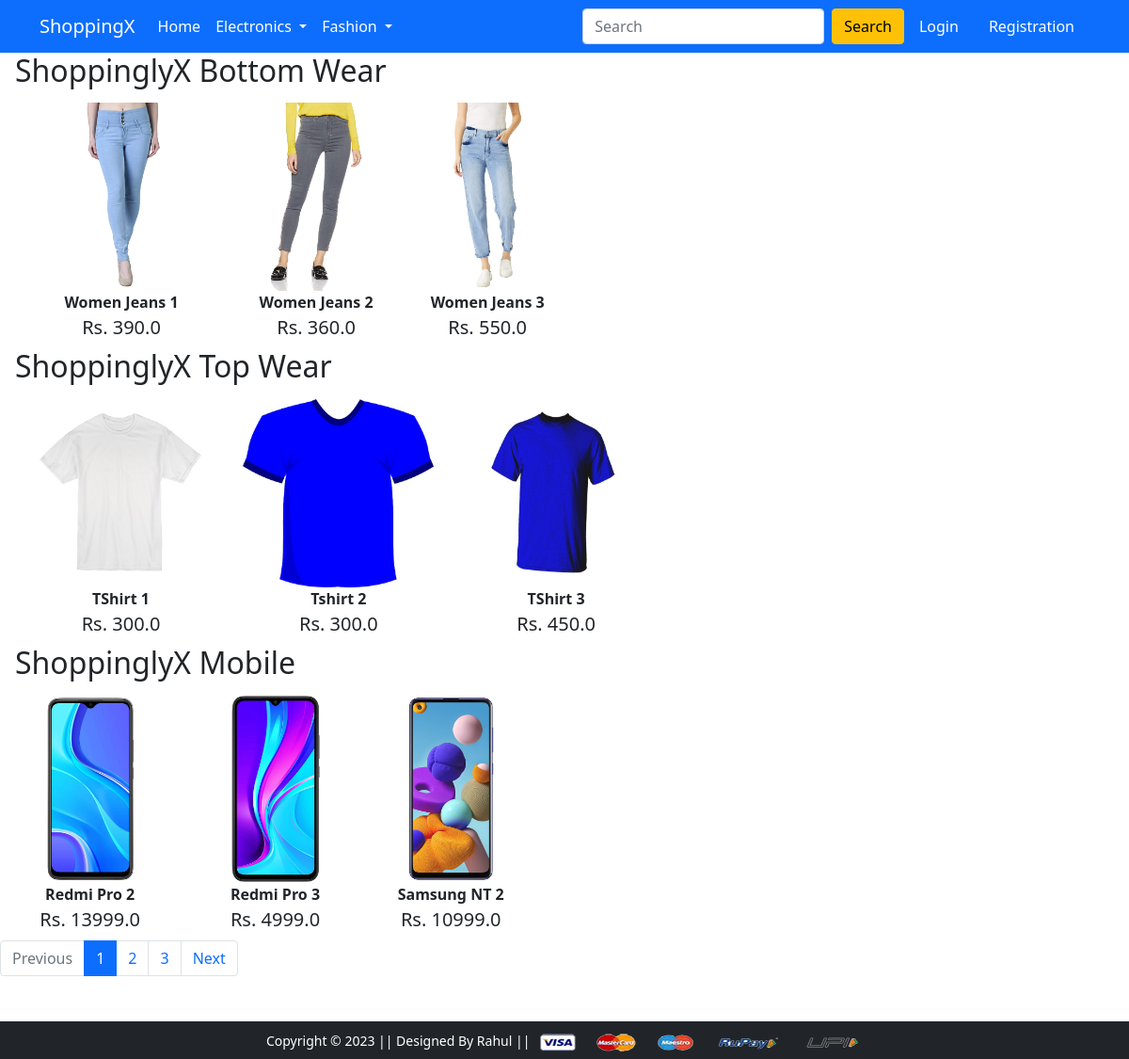
/inde/, run on the app's committed database.
### app/models.py (models this page shows, shortened)
class Product(models.Model):
 title = models.CharField(max_length=100)
 selling_price = models.FloatField()
 discounted_price = models.FloatField()
 description = models.TextField()
 brand = models.CharField(max_length=100)
 category = models.CharField( choices=CATEGORY_CHOICES, max_length=2)
 product_image = models.ImageField(upload_to='productimg')

### app/views.py (the view)
# urls.py: path('inde/', views.ProductView1, name="index1"),
def ProductView1(request):
    topwears = Product.objects.filter(category='TW')
    bottomwears = Product.objects.filter(category='BW')
    mobiles = Product.objects.filter(category='M')
    topwears_paginator = Paginator(topwears, 3)
    bottomwears_paginator = Paginator(bottomwears, 3)
    mobiles_paginator = Paginator(mobiles, 3)
    topwears_page_number = request.GET.get('topwears_page')
    bottomwears_page_number = request.GET.get('bottomwears_page')
    mobiles_page_number = request.GET.get('mobiles_page')
    topwears_page_obj = topwears_paginator.get_page(topwears_page_number)
    bottomwears_page_obj = bottomwears_paginator.get_page(bottomwears_page_number)
    mobiles_page_obj = mobiles_paginator.get_page(mobiles_page_number)
    return render(request, 'app/index1.html', {
        'topwears_page_obj': topwears_page_obj,
        'bottomwears_page_obj': bottomwears_page_obj,
        'mobiles_page_obj': mobiles_page_obj,
    })

### app/templates/app/index1.html (shortened to what this page needs)
{% extends 'app/base.html' %}
{% load static %}
{% block main-content %}
<div class="mx-3" >
  <h2>ShoppinglyX Bottom Wear</h2>
  <div >
   {% for m in bottomwears_page_obj %}
     <a href="{% url 'product-detail' m.id %}" class="btn"><div class="item"><img src="{{m.product_image.url}}" alt="" height="200"><br><span class="fw-bold">{{m.title}}</span><br><span class="fs-5">Rs. {{m.discounted_price}}</span></div></a>
   {% endfor %}
  </div>
 </div>
<div class="mx-3" card>
 <h2>ShoppinglyX Top Wear</h2>
 <div >
  {% for tp in topwears_page_obj %}
    <a href="{% url 'product-detail' tp.id %}" class="btn"><div class="item"><img src="{{tp.product_image.url}}" alt="" height="200"><br><span class="fw-bold">{{tp.title}}</span><br><span class="fs-5">Rs. {{tp.discounted_price}}</span></div></a>
  {% endfor %}
 </div>
</div>
<div class="mx-3" card>
 <h2>ShoppinglyX Mobile</h2>
 <div >
  {% for m in mobiles_page_obj %}
    <a href="{% url 'product-detail' m.id %}" class="btn"><div class="item"><img src="{{m.product_image.url}}" alt="" height="200"><br><span class="fw-bold">{{m.title}}</span><br><span class="fs-5">Rs. {{m.discounted_price}}</span></div></a>
  {% endfor %}
 </div>
</div>
<nav aria-label="...">
  <ul class="pagination">
      {% if topwears_page_obj.has_previous %}
      <li class="page-item">
          <a class="page-link" href="?topwears_page={{ topwears_page_obj.previous_page_number }}">Previous</a>
      </li>
      {% else %}
      <li class="page-item disabled">
          <a class="page-link" href="#" tabindex="-1" aria-disabled="true">Previous</a>
      </li>
      {% endif %}
      {% for i in topwears_page_obj.paginator.page_range %}
      {% if i == topwears_page_obj.number %}
      <li class="page-item active"><a class="page-link">{{i}}</a></li>
      {% else %}
      <li class="page-item"><a class="page-link" href="?topwears_page={{i}}">{{i}}</a></li>
      {% endif %}
      {% endfor %}
      {% if topwears_page_obj.has_next %}
      <li class="page-item">
          <a class="page-link" href="?topwears_page={{ topwears_page_obj.next_page_number }}">Next</a>
      </li>
      {% else %}
      <li class="page-item disabled">
          <a class="page-link" href="#" tabindex="-1" aria-disabled="true">Next</a>
      </li>
      {% endif %}
  </ul>
</nav>
{% endblock main-content %}

### app/templates/app/base.html (shortened to what this page needs)
<!doctype html>
{% load static %}
<html lang="en">
  <head>
    <link href="https://cdn.jsdelivr.net/npm/bootstrap@5.0.0-beta1/dist/css/bootstrap.min.css" rel="stylesheet">
    <link rel="stylesheet" href="{% static 'app/css/owl.carousel.min.css' %}">
    <link rel="stylesheet" href="{% static 'app/css/all.min.css' %}">
    <link rel="stylesheet" href="{% static 'app/css/style.css' %}">
  </head>
  <body>
    <nav class="navbar navbar-expand-lg navbar-dark bg-primary">
     <div class="container">
       <a class="navbar-brand" href="/">ShoppingX</a>
       <div class="collapse navbar-collapse" id="navbarSupportedContent">
         <ul class="navbar-nav me-auto mb-2 mb-lg-0">
           <li class="nav-item">
             <a class="nav-link active" aria-current="page" href="/">Home</a>
           </li>
           <li class="nav-item dropdown">
             <a class="nav-link dropdown-toggle text-white" href="#" id="electronicsDropdown" role="button" data-bs-toggle="dropdown" aria-expanded="false">
               Electronics
             </a>
           </li>
           <li class="nav-item dropdown">
             <a class="nav-link dropdown-toggle text-white" href="#" id="fashionDropdown" role="button" data-bs-toggle="dropdown" aria-expanded="false">
               Fashion
             </a>
           </li>
         </ul>
         <form action="{% url 'search' %}" method="get" class="d-flex">
           <input class="form-control me-2"  type="search" name="query" placeholder="Search" aria-label="Search">
           <button class="btn btn-warning"  type="submit">Search</button>
         </form>
         <div>
          <ul class="navbar-nav me-auto mb-2 mb-lg-0">
          {% if request.user.is_authenticated %}
           <li class="nav-item dropdown mx-2">
              <a class="nav-link dropdown-toggle text-white" href="#" id="profileDropdown" role="button" data-bs-toggle="dropdown" aria-expanded="false">
                {{request.user.username|capfirst}}
              </a>
              <ul class="dropdown-menu" aria-labelledby="profileDropdown">
                <li><a class="dropdown-item" href="{% url 'profile' %}">Profile</a></li>
                <li><a class="dropdown-item" href="{% url 'orders' %}">Orders</a></li>
                <li><a class="dropdown-item" href="{% url 'passwordchange' %}">Change Password</a></li>
                <li><a class="dropdown-item" href="{% url 'logout' %}">Logout</a></li>
              </ul>
            </li>
            <li class="nav-item mx-2">
              <a href="{% url 'showcart' %}" class="nav-link text-white"><span class="badge bg-danger">{{totalitem}}</span> Cart </a>
            </li>
            {% else %}
            <li class="nav-item mx-2">
             <a href="{% url 'login' %}" class="nav-link text-white">Login</a>
            </li>
            <li class="nav-item mx-2">
             <a href="{% url 'customerregistration' %}" class="nav-link text-white">Registration</a>
            </li>
            {% endif %}
          </ul>
         </div>
       </div>
     </div>
    </nav>
    {% block main-content %} {% endblock main-content %}
    <footer class="container-fluid bg-dark text-center p-2 mt-5">
        <small class="text-white">Copyright &copy; 2023 || Designed By Rahul || </small>
        <img src="{% static 'app/images/payment.png' %}" alt="" srcset="" class="img-fluid" height="2px">
    </footer>
  </body>
</html>

### data on the page
Product: product_image (picture), title "Women Jeans 1", discounted_price "390.0"
Product: product_image (picture), title "Women Jeans 2", discounted_price "360.0"
Product: product_image (picture), title "Women Jeans 3", discounted_price "550.0"
Product: product_image (picture), title "TShirt 1", discounted_price "300.0"
Product: product_image (picture), title "Tshirt 2", discounted_price "300.0"
Product: product_image (picture), title "TShirt 3", discounted_price "450.0"
Product: product_image (picture), title "Redmi Pro 2", discounted_price "13999.0"
Product: product_image (picture), title "Redmi Pro 3", discounted_price "4999.0"
Product: product_image (picture), title "Samsung NT 2", discounted_price "10999.0"

### other printed values
{{ i }} "1"
{{ i }} "2" "3"
